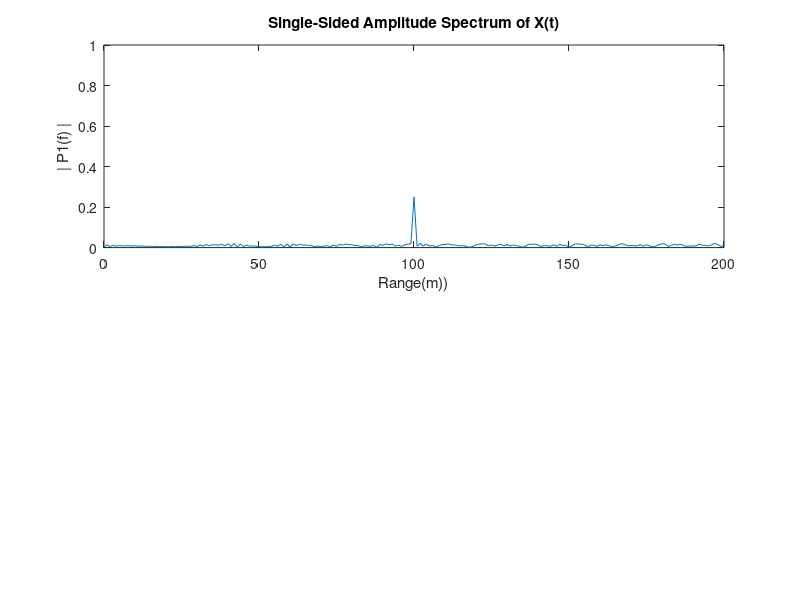
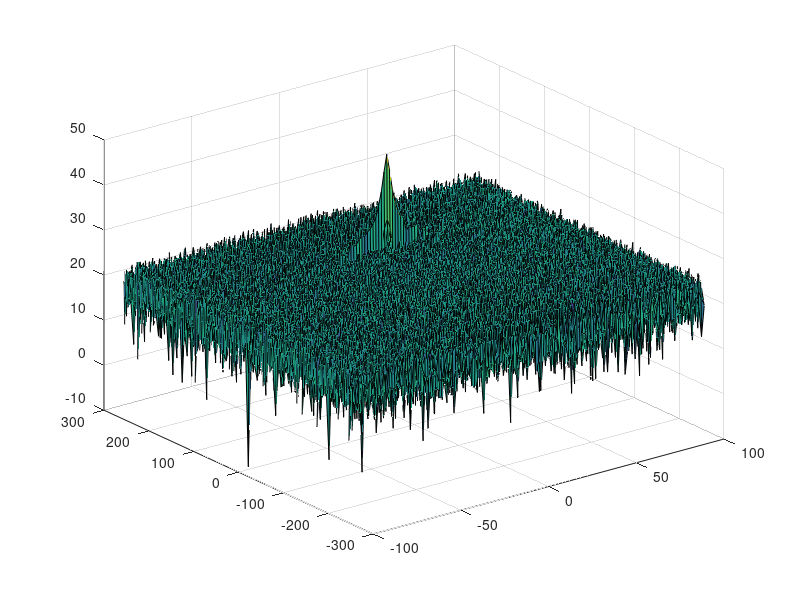
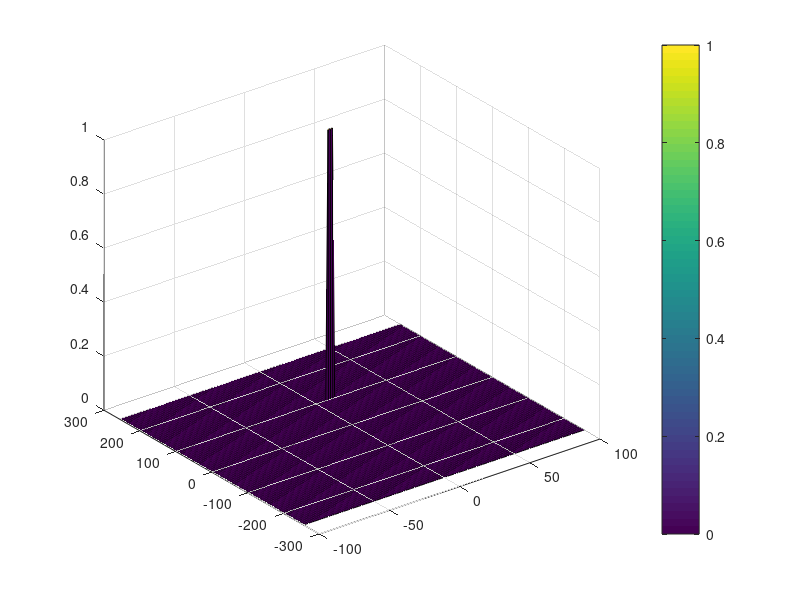

Write MATLAB code to recreate these figures, in order.
clear all
clc;

%% Radar Specifications 
%%%%%%%%%%%%%%%%%%%%%%%%%%%
% Frequency of operation = 77GHz
% Max Range = 200m
% Range Resolution = 1 m
% Max Velocity = 100 m/s
%%%%%%%%%%%%%%%%%%%%%%%%%%%
%Operating carrier frequency of Radar 
fc= 77e9;             %carrier freq
Rmax = 200;
dres = 1;
Vmax = 100;
c = 3e8; %speed of light = 3e8


%% User Defined Range and Velocity of target
% *%TODO* :
% define the target's initial position and velocity. Note : Velocity
% remains contant
 Rtarget = 100; % m
 Vtarget = 10; % m/s


%% FMCW Waveform Generation

% *%TODO* :
%Design the FMCW waveform by giving the specs of each of its parameters.
% Calculate the Bandwidth (B), Chirp Time (Tchirp) and Slope (slope) of the FMCW
% chirp using the requirements above.
B = c / (2 * dres);
Tchirp = 5.5 * 2 * Rmax / c;
slope = B / Tchirp;
                                                          
%The number of chirps in one sequence. Its ideal to have 2^ value for the ease of running the FFT
%for Doppler Estimation. 
Nd=128;                   % #of doppler cells OR #of sent periods % number of chirps

%The number of samples on each chirp. 
Nr=1024;                  %for length of time OR # of range cells

% Timestamp for running the displacement scenario for every sample on each
% chirp
t=linspace(0,Nd*Tchirp,Nr*Nd); %total time for samples


%Creating the vectors for Tx, Rx and Mix based on the total samples input.
Tx=zeros(1,length(t)); %transmitted signal
Rx=zeros(1,length(t)); %received signal
Mix = zeros(1,length(t)); %beat signal

%Similar vectors for range_covered and time delay.
r_t=zeros(1,length(t));
td=zeros(1,length(t));

%% Signal generation and Moving Target simulation
% Running the radar scenario over the time. 

for i=1:length(t) % length(t)        
    % *%TODO* :
    %For each time stamp update the Range of the Target for constant velocity. 
    r_t(i) = Rtarget + Vtarget * t(i);
    td(i) = 2 * r_t(i) / c;

    % *%TODO* :
    %For each time sample we need update the transmitted and
    %received signal. 
    Tx(i) = cos(2 * pi * (fc * t(i)  + slope * t(i)^2 / 2));
    Rx(i) = cos(2 * pi * (fc * (t(i) - td(i))  + slope * (t(i) - td(i))^2 / 2));
    
    % *%TODO* :
    %Now by mixing the Transmit and Receive generate the beat signal
    %This is done by element wise matrix multiplication of Transmit and
    %Receiver Signal
    % Mix(i) = cos(2 * pi * (2 * slope * Rtarget * t(i) / c + 2 * fc * Vtarget * t(i)/ c));
    Mix(i) = Tx(i) .* Rx(i);
end

%% RANGE MEASUREMENT

 % *%TODO* :
%reshape the vector into Nr*Nd array. Nr and Nd here would also define the size of
%Range and Doppler FFT respectively.
signal = reshape(Mix, [Nr, Nd]);

 % *%TODO* :
%run the FFT on the beat signal along the range bins dimension (Nr) and
%normalize.
signal_fft = fft(signal, Nr) / Nr;

 % *%TODO* :
% Take the absolute value of FFT output
signal_fft = abs(signal_fft);

 % *%TODO* :
% Output of FFT is double sided signal, but we are interested in only one side of the spectrum.
% Hence we throw out half of the samples.
signal_fft = signal_fft(1:Nr/2);

%plotting the range
figure ('Name','Range from First FFT')
subplot(2,1,1)

% *%TODO* :
% plot FFT output 
Fs = Nr / Tchirp; % sampling frequency
f = Fs * (0:(Nr/2)-1) / Nr; % frequency vector
range_axis = f * c / (2 * slope);
plot(range_axis, signal_fft);
title('Single-Sided Amplitude Spectrum of X(t)')
xlabel('Range(m))')
ylabel('| P1(f) |')
axis ([0 200 0 1]);

%% RANGE DOPPLER RESPONSE
% The 2D FFT implementation is already provided here. This will run a 2DFFT
% on the mixed signal (beat signal) output and generate a range doppler
% map.You will implement CFAR on the generated RDM

% Range Doppler Map Generation.

% The output of the 2D FFT is an image that has reponse in the range and
% doppler FFT bins. So, it is important to convert the axis from bin sizes
% to range and doppler based on their Max values.

Mix=reshape(Mix,[Nr,Nd]);

% 2D FFT using the FFT size for both dimensions.
sig_fft2 = fft2(Mix,Nr,Nd);

% Taking just one side of signal from Range dimension.
sig_fft2 = sig_fft2(1:Nr/2,1:Nd);
sig_fft2 = fftshift (sig_fft2);
RDM = abs(sig_fft2);
RDM = 10*log10(RDM) ;

%use the surf function to plot the output of 2DFFT and to show axis in both
%dimensions
doppler_axis = linspace(-100,100,Nd);
range_axis = linspace(-200,200,Nr/2)*((Nr/2)/400);
figure,surf(doppler_axis,range_axis,RDM);

%% CFAR implementation

%Slide Window through the complete Range Doppler Map

% *%TODO* :
%Select the number of Training Cells in both the dimensions.
Tr = 2;
Td = 2;

% *%TODO* :
%Select the number of Guard Cells in both dimensions around the Cell under 
%test (CUT) for accurate estimation
Gr = 1;
Gd = 1;

% *%TODO* :
% offset the threshold by SNR value in dB
offset = 5;

% *%TODO* :
%Create a vector to store noise_level for each iteration on training cells
noise_level = zeros(1, 1);
threshold_RDM = zeros(Nr/2, Nd);

% *%TODO* :
%design a loop such that it slides the CUT across range doppler map by
%giving margins at the edges for Training and Guard Cells.
%For every iteration sum the signal level within all the training
%cells. To sum convert the value from logarithmic to linear using db2pow
%function. Average the summed values for all of the training
%cells used. After averaging convert it back to logarithimic using pow2db.
%Further add the offset to it to determine the threshold. Next, compare the
%signal under CUT with this threshold. If the CUT level > threshold assign
%it a value of 1, else equate it to 0.
for i = Tr+Gr+1:(Nr/2-(Tr+Gr))
    for j = Td+Gd+1:(Nd-(Td+Gd))
        noise = 0;
        for k = (i-(Tr+Gr)):(i+(Tr+Gr))
            for h = (j-(Td+Gd)):(j+(Td+Gd))
                if(i-Gr < k&& k < i+Gr && j-Gd < h && h < j+Gd)
                    continue;
                else
                    noise = db2pow(RDM(k, h)) + noise;
                end
            end
        end
        number = (2*Tr+2*Gr+1) * (2*Td+2*Gd+1) - (2*Gr+1) * (2*Gd+1);
        noise = noise / number;
        threshold = pow2db(noise) + offset;
        
        % *%TODO* :
        % The process above will generate a thresholded block, which is smaller 
        %than the Range Doppler Map as the CUT cannot be located at the edges of
        %matrix. Hence,few cells will not be thresholded. To keep the map size same
        % set those values to 0. 
        if(RDM(i, j) > threshold)
            threshold_RDM(i, j) = 1;
        end
    end
end


% *%TODO* :
%display the CFAR output using the Surf function like we did for Range
%Doppler Response output.

figure,surf(doppler_axis,range_axis,threshold_RDM);
colorbar;
